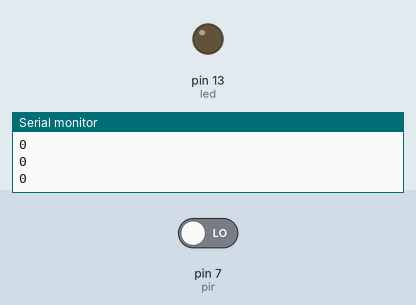
Bench run of a sketch on a simulated Arduino Uno, built with avr-gcc and run on an emulated ATmega328P. Parts: output pins drawn as LEDs (lit = HIGH), the last lines printed to the serial monitor. The inputs (shaded band) are chosen by the test bench; at power-on: pin 7 (pir) LOW.

Above: at 1.2 s.
1.3 s: pin 7 (pir) driven HIGH
At 1.7 s:
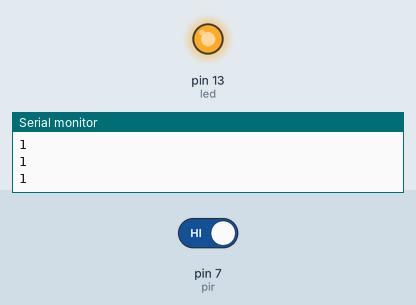
2.8 s: pin 7 (pir) driven LOW
At 4.0 s:
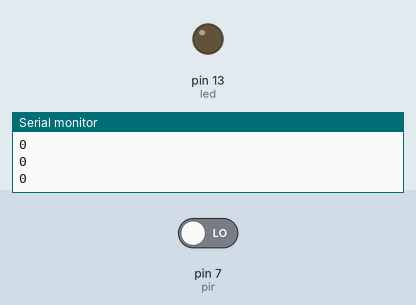
Timing chart, 0 to 5.8 s (numbered marks = the images above; inputs shaded):
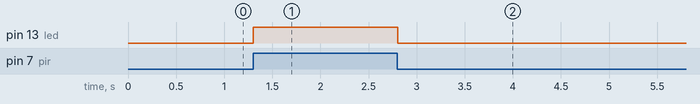

Measured:
- after the input at 1.3 s, pin 13 (led): LOW → HIGH at once
- after the input at 2.8 s, pin 13 (led): HIGH → LOW at once

The sketch:

vscode.ino
```cpp
int pir = 7;
int led = 13;
int pirdato;

void setup() {
  //start serial connection
  Serial.begin(9600);
  //configure pin 2 as an input and enable the internal pull-up resistor
  pinMode(pir, INPUT);
  pinMode(led, OUTPUT);

}

void loop() {
  delay(100);
  pirdato = digitalRead(pir);
  Serial.println(pirdato);
  if (pirdato == HIGH){
    digitalWrite(led, HIGH);
  }else{
    digitalWrite(led, LOW);
  }
}
```
